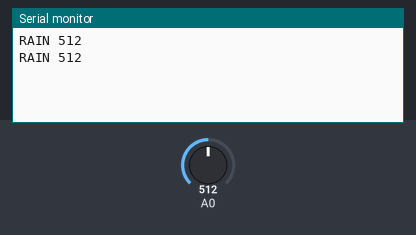
A sketch run on a simulated Arduino Uno, built with avr-gcc and run on an emulated ATmega328P. Parts: the last lines printed to the serial monitor. Inputs (shaded band) come from the test bench; at power-on: A0 = 512. No radio packets arrive unless stated.

Above: at 7.8 s.
7.9 s: A0 set to 716
At 14.7 s:
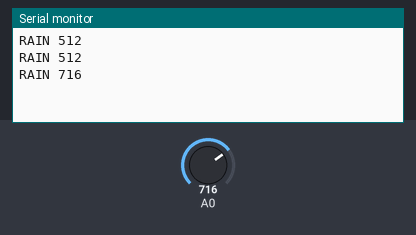
15.8 s: A0 set to 900
At 22.2 s:
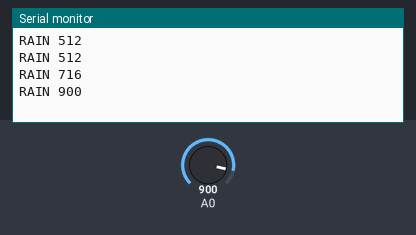
Timing chart, 0 to 23.7 s (numbered marks = the images above; inputs shaded):
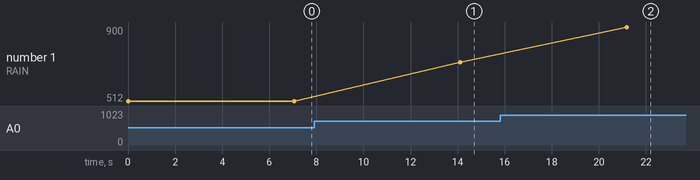

Measured:
- after the input at 7.9 s, the serial monitor: prints a new line after 6.2 s (image 1)
- after the input at 15.8 s, the serial monitor: prints a new line after 5.4 s (image 2)
- plotted number 1: 512 → 716 after the input at 7.9 s, 716 → 900 after the input at 15.8 s

The sketch:

echo.ino
```cpp
#include <VirtualWire.h>

#define LEDPIN 13
#define MYBUFSIZE 80
char msg[MYBUFSIZE];

const int sensorMin = 0;     // sensor minimum
const int sensorMax = 1024;  // sensor maximum

void setup()
{
  Serial.begin(9600);	  // Debugging only

  vw_set_tx_pin(12);          // Sets pin D12 as the TX pin8
  vw_set_ptt_inverted(true);  // Required for DR3100
  vw_setup(4000);	        // Bits per sec
}

void loop()
{
  rain_sensor();
  delay(1000);
}

void rain_sensor()
{
  String str;
  int sensorReading = analogRead(A0);
//  int range = map(sensorReading, sensorMin, sensorMax, 0, 3);
  str = "RAIN " + String(sensorReading);

/*
  str = "N/A";
  switch (range) {
  case 0:
    str = "Heavy Rain (RS) : " + String(sensorReading);
    break;
  case 1:
    str = "Light Rain (RS) : " + String(sensorReading);
    break;
  case 2:
    str = "Not Raining (RS) : " + String(sensorReading);
    break;
  }
*/
  sendmsg(str);
  delay(5000);
}

void sendmsg(String str)
{
  digitalWrite(LEDPIN, true);  // Flash a light to show sending message
  Serial.println(str);
  str.toCharArray(msg, MYBUFSIZE);
  vw_send((uint8_t *)msg, strlen(msg));  //Sending the message
  vw_wait_tx();                         // Wait until the whole message is gone
  digitalWrite(LEDPIN, false);
  delay(1000);
}
```
